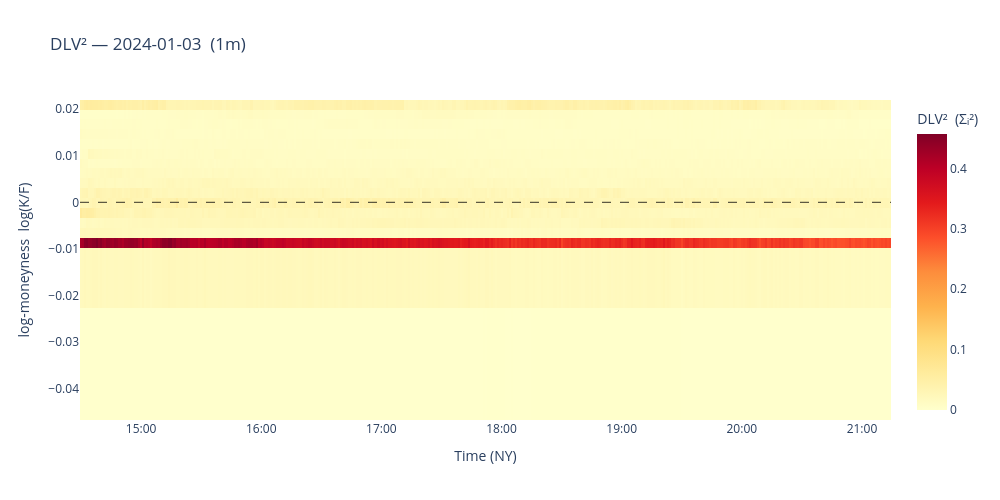

Write notebook code for a chart like this one.
### Code cell
# ── DLV² heatmap (plotly) ────────────────────────────────────────────────

import datetime as _dt

import numpy as np
import plotly.graph_objects as go


def _ts_num(r):
    return r["ts"].timestamp() if hasattr(r["ts"], "timestamp") else float(r["ts"]) / 1e9


if not good:
    fig = go.Figure()
    fig.update_layout(title="DLV² — no data", width=1000, height=500)
else:
    n = len(good)
    mat = np.full((len(interior_lk), n), np.nan)
    ts = np.empty(n, dtype=object)
    for j, r in enumerate(good):
        mat[:, j] = r["dlvsqs"][0]
        ts[j] = _dt.datetime.fromtimestamp(_ts_num(r))  # local tz, mirrors your fmt

    fig = go.Figure(
        go.Heatmap(
            x=ts,
            y=interior_lk,
            z=mat,
            colorscale="YlOrRd",
            colorbar=dict(title="DLV²  (Σᵢ²)"),
            hovertemplate=("t=%{x|%H:%M}<br>log(K/F)=%{y:.4f}<br>DLV²=%{z:.4g}<extra></extra>"),
        )
    )
    fig.add_hline(y=0, line=dict(color="black", width=0.8, dash="dash"))
    fig.update_layout(
        title=f"DLV² — {TRADE_DATE}  ({BATCH_FREQ})",
        xaxis_title="Time (NY)",
        yaxis_title="log-moneyness  log(K/F)",
        width=1000,
        height=500,
    )
    fig.update_xaxes(tickformat="%H:%M")

fig.show()

### Figure 1 — Plotly figure (JSON) as saved in the notebook; plotly's stock layout.template omitted (floating-point values rounded to 4 significant figures; data arrays with more than 128 entries replaced by an {"elided": "..."} marker saying what was removed)
{"data": [{"colorbar": {"title": {"text": "DLV²  (Σᵢ²)"}}, "colorscale": [[0, "rgb(255,255,204)"], [0.125, "rgb(255,237,160)"], [0.25, "rgb(254,217,118)"], [0.375, "rgb(254,178,76)"], [0.5, "rgb(253,141,60)"], [0.625, "rgb(252,78,42)"], [0.75, "rgb(227,26,28)"], [0.875, "rgb(189,0,38)"], [1, "rgb(128,0,38)"]], "hovertemplate": "t=%{x|%H:%M}<br>log(K/F)=%{y:.4f}<br>DLV²=%{z:.4g}<extra></extra>", "type": "heatmap", "x": {"elided": "403 str values"}, "y": [-0.03477, -0.01083, -0.008681, -0.006537, -0.004398, -0.002264, -0.0001338, 0.001992, 0.004113, 0.006229, 0.008341, 0.01045, 0.01255, 0.01465, 0.01674, 0.01883, 0.02092], "z": {"elided": "17x403 float values"}}], "layout": {"height": 500, "shapes": [{"line": {"color": "black", "dash": "dash", "width": 0.8}, "type": "line", "x0": 0, "x1": 1, "xref": "x domain", "y0": 0, "y1": 0, "yref": "y"}], "title": {"text": "DLV² — 2024-01-03  (1m)"}, "width": 1000, "xaxis": {"tickformat": "%H:%M", "title": {"text": "Time (NY)"}}, "yaxis": {"title": {"text": "log-moneyness  log(K/F)"}}}}
